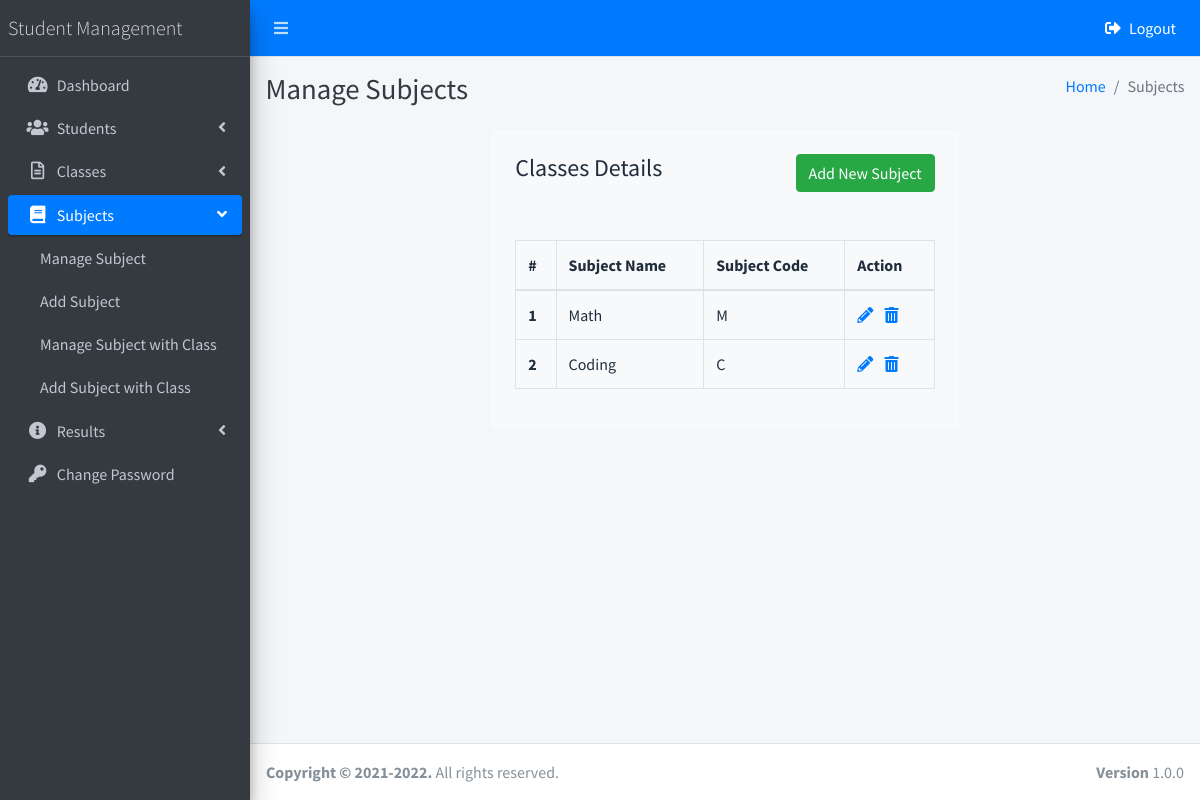
/manage_subjects.php (signed in), run on the app's committed database.
### tables this page shows
CREATE TABLE `subjects` (
  `subjectId` int NOT NULL,
  `subjectName` varchar(100) DEFAULT NULL,
  `subjectCode` varchar(100) DEFAULT NULL,
  `created_at` timestamp NULL DEFAULT NULL,
  `updated_at` timestamp NULL DEFAULT NULL
);

### manage_subjects.php (the view, shortened to what this page needs)
<?php
    include('includes/config.php');
    include('includes/head.inc.php');
?>
<div class="sidebar">
      <nav class="mt-2">
        <ul class="nav nav-pills nav-sidebar flex-column nav-child-indent" data-widget="treeview" role="menu" data-accordion="false">
            <li class="nav-item">
                <a href="dashboard.php" class="nav-link">
                <i class="nav-icon fas fa-tachometer-alt"></i>
                <p>
                    Dashboard
                </p>
                </a>
            </li>
            <li class="nav-item has-treeview">
                <a href="#" class="nav-link  ">
                <i class="nav-icon fa fa-users"></i>
                <p>
                    Students
                    <i class="right fas fa-angle-left"></i>
                </p>
                </a>
            </li>
            <li class="nav-item has-treeview">
                <a href="#" class="nav-link ">
                <i class="nav-icon far fa-file-alt"></i>
                <p>
                    Classes
                    <i class="right fas fa-angle-left"></i>
                </p>
                </a>
            </li>
            <li class="nav-item has-treeview menu-open">
                <a href="#" class="nav-link active">
                <i class="nav-icon fas fa-book"></i>
                <p>
                    Subjects
                    <i class="right fas fa-angle-left"></i>
                </p>
                </a>
                <ul class="nav nav-treeview">
                <li class="nav-item">
                    <a href="manage_subjects.php" class="nav-link">
                    <p>Manage Subject</p>
                    </a>
                </li>
                <li class="nav-item">
                    <a href="add_subject.php" class="nav-link">
                    <p>Add Subject</p>
                    </a>
                </li>
                <li class="nav-item">
                    <a href="manage_combine.php" class="nav-link">
                    <p>Manage Subject with Class</p>
                    </a>
                </li>
                <li class="nav-item">
                    <a href="add_combine.php" class="nav-link">
                    <p>Add Subject with Class</p>
                    </a>
                </li>
                </ul>
            </li>
            <li class="nav-item has-treeview">
                <a href="#" class="nav-link ">
                <i class="nav-icon fa fa-info-circle"></i>
                <p>
                    Results
                    <i class="right fas fa-angle-left"></i>
                </p>
                </a>
            </li>
            <li class="nav-item">
                <a href="change_password.php" class="nav-link">
                <i class="nav-icon fas fa-key"></i>
                <p>
                    Change Password
                </p>
                </a>
            </li>
        </ul>
      </nav>
    </div>
  </aside>
<div class="content-wrapper">
    <div class="content-header">
        <div class="container-fluid">
            <div class="row mb-2">
            <div class="col-sm-6">
                <h1 class="m-0 text-dark">Manage Subjects</h1>
            </div>
            <div class="col-sm-6">
                <ol class="breadcrumb float-sm-right">
                <li class="breadcrumb-item"><a href="dashboard.php">Home</a></li>
                <li class="breadcrumb-item active">Subjects</li>
                </ol>
            </div>
            </div>
        </div>
    </div>
    <div class="container">
        <div class="container col-lg-6 manage-student-container bg-light p-4 mb-3">
            <div class="d-flex justify-content-between mb-5">
                <div class="h4">Classes Details</div>
                <a class="btn btn-success" href="add_subject.php">Add New Subject</a>
            </div>
            <table class="table table-bordered">
                <thead>
                    <tr>
                    <th scope="col">#</th>
                    <th scope="col">Subject Name</th>
                    <th scope="col">Subject Code</th>
                    <th scope="col">Action</th>
                    </tr>
                </thead>
                <tbody>
                    <?php
                        $stmt = $conn->query("SELECT * FROM subjects");
                        while($row = $stmt->fetch(PDO::FETCH_ASSOC)){
                            echo "<tr>";
                            echo "<th scope='row'>".$row['subjectId']."</th>";
                            echo "<td>".$row['subjectName']."</td>";
                            echo "<td>".$row['subjectCode']."</td>";
                            echo "<td>
                                <a class='mr-2' href='edit_subject.php?id=".$row['subjectId']."'><i class='fas  fa-pencil-alt'></i></a>
                                <a class='mr-2' href='delete_subject.php?id=".$row['subjectId']."'><i class='fas fa-trash-alt'></i></a>
                            </td>";
                        }
                    ?>
                </tbody>
            </table>
        </div>
    </div>
    <?php include('includes/footer.inc.php');  ?>

### data on the page
subjects: subjectId "1", subjectName "Math", subjectCode "M"
subjects: subjectId "2", subjectName "Coding", subjectCode "C"
